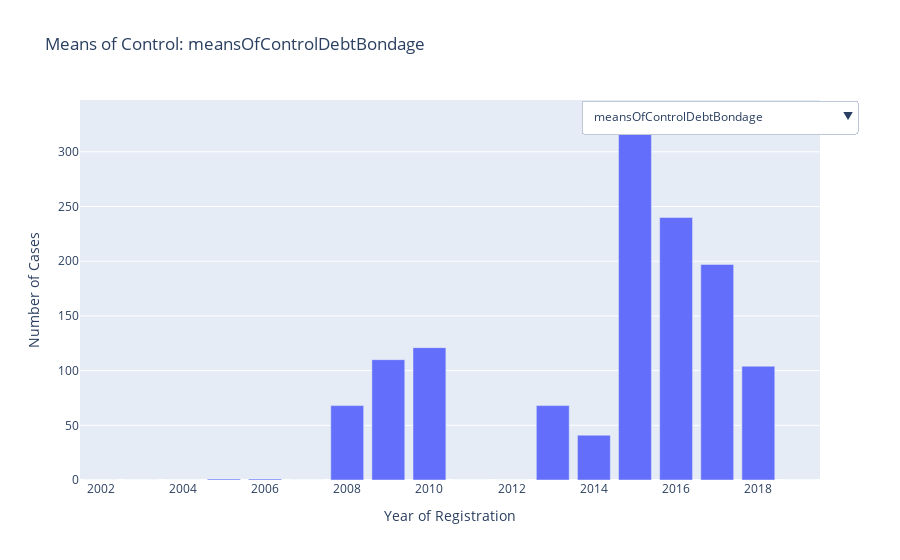

Source (notebook cell):
### Markdown cell above
##### more detailed code for means of control for each year of registration

### Code cell
# Aggregate
yearly = df.groupby('yearOfRegistration')[means_of_control_cols].sum().reset_index()

# Create traces for each control
fig = go.Figure()

for control in means_of_control_cols:
    fig.add_trace(
        go.Bar(x=yearly['yearOfRegistration'], y=yearly[control], name=control, visible=False)
    )

# Make first one visible
fig.data[0].visible = True

# Dropdown buttons
buttons = []
for i, control in enumerate(means_of_control_cols):
    visible = [False] * len(means_of_control_cols)
    visible[i] = True
    buttons.append(
        dict(label=control,
             method='update',
             args=[{'visible': visible},
                   {'title': f'Means of Control: {control}'}])
    )

# Layout
fig.update_layout(
    updatemenus=[dict(active=0, buttons=buttons, x=1.05)],
    title='Means of Control: ' + means_of_control_cols[0],
    xaxis_title='Year of Registration',
    yaxis_title='Number of Cases'
)

fig.show()

### Figure 1 — Plotly figure (JSON) as saved in the notebook; plotly's stock layout.template omitted (floating-point values rounded to 4 significant figures)
{"data": [{"name": "meansOfControlDebtBondage", "type": "bar", "visible": true, "x": [2002, 2003, 2004, 2005, 2006, 2007, 2008, 2009, 2010, 2011, 2012, 2013, 2014, 2015, 2016, 2017, 2018, 2019], "y": [0.0, 0.0, 0.0, 1.0, 1.0, 0.0, 68.0, 110.0, 121.0, 0.0, 0.0, 68.0, 41.0, 330.0, 240.0, 197.0, 104.0, 0.0]}, {"name": "meansOfControlTakesEarnings", "type": "bar", "visible": false, "x": [2002, 2003, 2004, 2005, 2006, 2007, 2008, 2009, 2010, 2011, 2012, 2013, 2014, 2015, 2016, 2017, 2018, 2019], "y": [0.0, 0.0, 0.0, 0.0, 1.0, 3.0, 101.0, 153.0, 204.0, 5.0, 19.0, 176.0, 127.0, 618.0, 721.0, 456.0, 192.0, 0.0]}, {"name": "meansOfControlRestrictsFinancialAccess", "type": "bar", "visible": false, "x": [2002, 2003, 2004, 2005, 2006, 2007, 2008, 2009, 2010, 2011, 2012, 2013, 2014, 2015, 2016, 2017, 2018, 2019], "y": [0.0, 0.0, 0.0, 0.0, 0.0, 0.0, 0.0, 0.0, 0.0, 0.0, 0.0, 0.0, 0.0, 12.0, 49.0, 27.0, 28.0, 0.0]}, {"name": "meansOfControlThreats", "type": "bar", "visible": false, "x": [2002, 2003, 2004, 2005, 2006, 2007, 2008, 2009, 2010, 2011, 2012, 2013, 2014, 2015, 2016, 2017, 2018, 2019], "y": [0.0, 0.0, 0.0, 1.0, 1.0, 4.0, 111.0, 166.0, 197.0, 5.0, 16.0, 172.0, 136.0, 589.0, 855.0, 897.0, 822.0, 0.0]}, {"name": "meansOfControlPsychologicalAbuse", "type": "bar", "visible": false, "x": [2002, 2003, 2004, 2005, 2006, 2007, 2008, 2009, 2010, 2011, 2012, 2013, 2014, 2015, 2016, 2017, 2018, 2019], "y": [0.0, 0.0, 0.0, 1.0, 0.0, 3.0, 118.0, 173.0, 151.0, 5.0, 116.0, 161.0, 142.0, 828.0, 1148.0, 1002.0, 997.0, 0.0]}, {"name": "meansOfControlPhysicalAbuse", "type": "bar", "visible": false, "x": [2002, 2003, 2004, 2005, 2006, 2007, 2008, 2009, 2010, 2011, 2012, 2013, 2014, 2015, 2016, 2017, 2018, 2019], "y": [0.0, 0.0, 0.0, 1.0, 1.0, 4.0, 112.0, 168.0, 143.0, 4.0, 129.0, 156.0, 111.0, 613.0, 683.0, 727.0, 780.0, 0.0]}, {"name": "meansOfControlSexualAbuse", "type": "bar", "visible": false, "x": [2002, 2003, 2004, 2005, 2006, 2007, 2008, 2009, 2010, 2011, 2012, 2013, 2014, 2015, 2016, 2017, 2018, 2019], "y": [0.0, 0.0, 0.0, 1.0, 0.0, 4.0, 68.0, 142.0, 58.0, 2.0, 6.0, 2.0, 1.0, 131.0, 315.0, 374.0, 490.0, 0.0]}, {"name": "meansOfControlFalsePromises", "type": "bar", "visible": false, "x": [2002, 2003, 2004, 2005, 2006, 2007, 2008, 2009, 2010, 2011, 2012, 2013, 2014, 2015, 2016, 2017, 2018, 2019], "y": [0.0, 0.0, 0.0, 0.0, 1.0, 4.0, 122.0, 184.0, 201.0, 4.0, 71.0, 176.0, 177.0, 596.0, 597.0, 527.0, 96.0, 0.0]}, {"name": "meansOfControlPsychoactiveSubstances", "type": "bar", "visible": false, "x": [2002, 2003, 2004, 2005, 2006, 2007, 2008, 2009, 2010, 2011, 2012, 2013, 2014, 2015, 2016, 2017, 2018, 2019], "y": [0.0, 0.0, 0.0, 0.0, 0.0, 2.0, 29.0, 70.0, 48.0, 2.0, 0.0, 7.0, 4.0, 202.0, 528.0, 656.0, 734.0, 0.0]}, {"name": "meansOfControlRestrictsMovement", "type": "bar", "visible": false, "x": [2002, 2003, 2004, 2005, 2006, 2007, 2008, 2009, 2010, 2011, 2012, 2013, 2014, 2015, 2016, 2017, 2018, 2019], "y": [0.0, 0.0, 0.0, 0.0, 1.0, 4.0, 117.0, 176.0, 209.0, 4.0, 26.0, 189.0, 102.0, 718.0, 945.0, 1038.0, 886.0, 0.0]}, {"name": "meansOfControlRestrictsMedicalCare", "type": "bar", "visible": false, "x": [2002, 2003, 2004, 2005, 2006, 2007, 2008, 2009, 2010, 2011, 2012, 2013, 2014, 2015, 2016, 2017, 2018, 2019], "y": [0.0, 0.0, 0.0, 0.0, 0.0, 3.0, 84.0, 126.0, 170.0, 4.0, 18.0, 135.0, 85.0, 358.0, 188.0, 91.0, 21.0, 0.0]}, {"name": "meansOfControlExcessiveWorkingHours", "type": "bar", "visible": false, "x": [2002, 2003, 2004, 2005, 2006, 2007, 2008, 2009, 2010, 2011, 2012, 2013, 2014, 2015, 2016, 2017, 2018, 2019], "y": [0.0, 0.0, 0.0, 0.0, 1.0, 0.0, 102.0, 154.0, 174.0, 4.0, 77.0, 197.0, 90.0, 552.0, 476.0, 253.0, 77.0, 0.0]}, {"name": "meansOfControlUsesChildren", "type": "bar", "visible": false, "x": [2002, 2003, 2004, 2005, 2006, 2007, 2008, 2009, 2010, 2011, 2012, 2013, 2014, 2015, 2016, 2017, 2018, 2019], "y": [0.0, 0.0, 0.0, 0.0, 0.0, 0.0, 0.0, 0.0, 0.0, 0.0, 0.0, 0.0, 0.0, 16.0, 33.0, 39.0, 32.0, 0.0]}, {"name": "meansOfControlThreatOfLawEnforcement", "type": "bar", "visible": false, "x": [2002, 2003, 2004, 2005, 2006, 2007, 2008, 2009, 2010, 2011, 2012, 2013, 2014, 2015, 2016, 2017, 2018, 2019], "y": [0.0, 0.0, 0.0, 0.0, 0.0, 0.0, 42.0, 113.0, 71.0, 2.0, 13.0, 84.0, 20.0, 203.0, 90.0, 117.0, 24.0, 0.0]}, {"name": "meansOfControlWithholdsNecessities", "type": "bar", "visible": false, "x": [2002, 2003, 2004, 2005, 2006, 2007, 2008, 2009, 2010, 2011, 2012, 2013, 2014, 2015, 2016, 2017, 2018, 2019], "y": [0.0, 0.0, 0.0, 0.0, 0.0, 3.0, 49.0, 80.0, 158.0, 0.0, 19.0, 81.0, 70.0, 233.0, 320.0, 245.0, 111.0, 0.0]}, {"name": "meansOfControlWithholdsDocuments", "type": "bar", "visible": false, "x": [2002, 2003, 2004, 2005, 2006, 2007, 2008, 2009, 2010, 2011, 2012, 2013, 2014, 2015, 2016, 2017, 2018, 2019], "y": [0.0, 0.0, 0.0, 1.0, 1.0, 4.0, 101.0, 153.0, 128.0, 2.0, 28.0, 193.0, 87.0, 500.0, 474.0, 338.0, 66.0, 0.0]}, {"name": "meansOfControlOther", "type": "bar", "visible": false, "x": [2002, 2003, 2004, 2005, 2006, 2007, 2008, 2009, 2010, 2011, 2012, 2013, 2014, 2015, 2016, 2017, 2018, 2019], "y": [0.0, 0.0, 0.0, 0.0, 0.0, 0.0, 1.0, 0.0, 0.0, 0.0, 0.0, 0.0, 17.0, 162.0, 572.0, 636.0, 485.0, 0.0]}, {"name": "meansOfControlNotSpecified", "type": "bar", "visible": false, "x": [2002, 2003, 2004, 2005, 2006, 2007, 2008, 2009, 2010, 2011, 2012, 2013, 2014, 2015, 2016, 2017, 2018, 2019], "y": [1026.0, 357.0, 223.0, 1454.0, 1422.0, 1413.0, 667.0, 400.0, 699.0, 1334.0, 1198.0, 1593.0, 2751.0, 2860.0, 2742.0, 3225.0, 3228.0, 28.0]}], "layout": {"title": {"text": "Means of Control: meansOfControlDebtBondage"}, "updatemenus": [{"active": 0, "buttons": [{"args": [{"visible": [true, false, false, false, false, false, false, false, false, false, false, false, false, false, false, false, false, false]}, {"title": "Means of Control: meansOfControlDebtBondage"}], "label": "meansOfControlDebtBondage", "method": "update"}, {"args": [{"visible": [false, true, false, false, false, false, false, false, false, false, false, false, false, false, false, false, false, false]}, {"title": "Means of Control: meansOfControlTakesEarnings"}], "label": "meansOfControlTakesEarnings", "method": "update"}, {"args": [{"visible": [false, false, true, false, false, false, false, false, false, false, false, false, false, false, false, false, false, false]}, {"title": "Means of Control: meansOfControlRestrictsFinancialAccess"}], "label": "meansOfControlRestrictsFinancialAccess", "method": "update"}, {"args": [{"visible": [false, false, false, true, false, false, false, false, false, false, false, false, false, false, false, false, false, false]}, {"title": "Means of Control: meansOfControlThreats"}], "label": "meansOfControlThreats", "method": "update"}, {"args": [{"visible": [false, false, false, false, true, false, false, false, false, false, false, false, false, false, false, false, false, false]}, {"title": "Means of Control: meansOfControlPsychologicalAbuse"}], "label": "meansOfControlPsychologicalAbuse", "method": "update"}, {"args": [{"visible": [false, false, false, false, false, true, false, false, false, false, false, false, false, false, false, false, false, false]}, {"title": "Means of Control: meansOfControlPhysicalAbuse"}], "label": "meansOfControlPhysicalAbuse", "method": "update"}, {"args": [{"visible": [false, false, false, false, false, false, true, false, false, false, false, false, false, false, false, false, false, false]}, {"title": "Means of Control: meansOfControlSexualAbuse"}], "label": "meansOfControlSexualAbuse", "method": "update"}, {"args": [{"visible": [false, false, false, false, false, false, false, true, false, false, false, false, false, false, false, false, false, false]}, {"title": "Means of Control: meansOfControlFalsePromises"}], "label": "meansOfControlFalsePromises", "method": "update"}, {"args": [{"visible": [false, false, false, false, false, false, false, false, true, false, false, false, false, false, false, false, false, false]}, {"title": "Means of Control: meansOfControlPsychoactiveSubstances"}], "label": "meansOfControlPsychoactiveSubstances", "method": "update"}, {"args": [{"visible": [false, false, false, false, false, false, false, false, false, true, false, false, false, false, false, false, false, false]}, {"title": "Means of Control: meansOfControlRestrictsMovement"}], "label": "meansOfControlRestrictsMovement", "method": "update"}, {"args": [{"visible": [false, false, false, false, false, false, false, false, false, false, true, false, false, false, false, false, false, false]}, {"title": "Means of Control: meansOfControlRestrictsMedicalCare"}], "label": "meansOfControlRestrictsMedicalCare", "method": "update"}, {"args": [{"visible": [false, false, false, false, false, false, false, false, false, false, false, true, false, false, false, false, false, false]}, {"title": "Means of Control: meansOfControlExcessiveWorkingHours"}], "label": "meansOfControlExcessiveWorkingHours", "method": "update"}, {"args": [{"visible": [false, false, false, false, false, false, false, false, false, false, false, false, true, false, false, false, false, false]}, {"title": "Means of Control: meansOfControlUsesChildren"}], "label": "meansOfControlUsesChildren", "method": "update"}, {"args": [{"visible": [false, false, false, false, false, false, false, false, false, false, false, false, false, true, false, false, false, false]}, {"title": "Means of Control: meansOfControlThreatOfLawEnforcement"}], "label": "meansOfControlThreatOfLawEnforcement", "method": "update"}, {"args": [{"visible": [false, false, false, false, false, false, false, false, false, false, false, false, false, false, true, false, false, false]}, {"title": "Means of Control: meansOfControlWithholdsNecessities"}], "label": "meansOfControlWithholdsNecessities", "method": "update"}, {"args": [{"visible": [false, false, false, false, false, false, false, false, false, false, false, false, false, false, false, true, false, false]}, {"title": "Means of Control: meansOfControlWithholdsDocuments"}], "label": "meansOfControlWithholdsDocuments", "method": "update"}, {"args": [{"visible": [false, false, false, false, false, false, false, false, false, false, false, false, false, false, false, false, true, false]}, {"title": "Means of Control: meansOfControlOther"}], "label": "meansOfControlOther", "method": "update"}, {"args": [{"visible": [false, false, false, false, false, false, false, false, false, false, false, false, false, false, false, false, false, true]}, {"title": "Means of Control: meansOfControlNotSpecified"}], "label": "meansOfControlNotSpecified", "method": "update"}], "x": 1.05}], "xaxis": {"title": {"text": "Year of Registration"}}, "yaxis": {"title": {"text": "Number of Cases"}}}}
